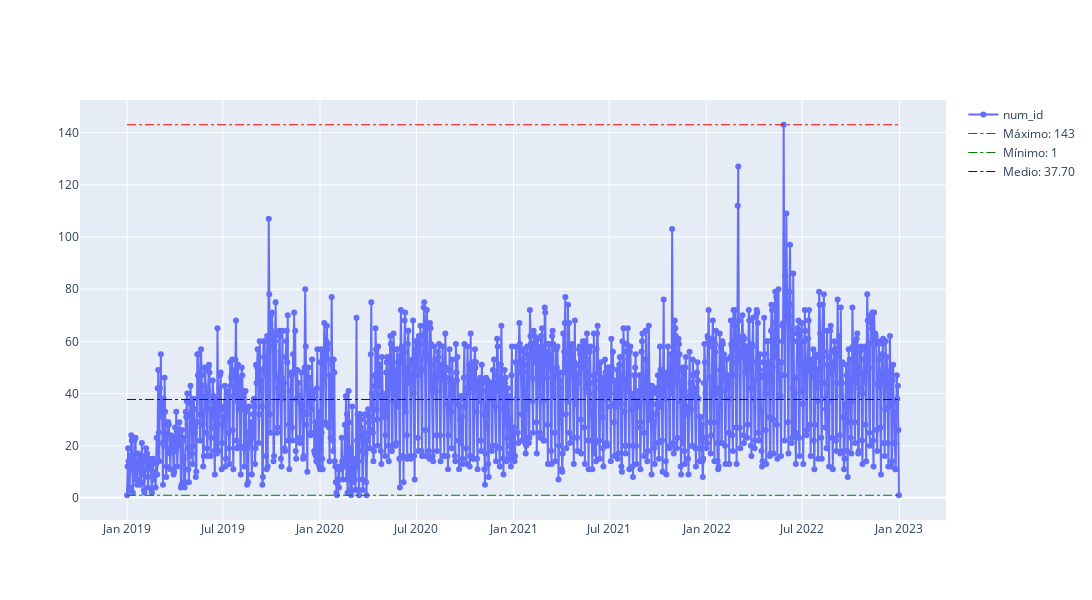

The notebook cell this image was saved under:
### Code cell
grafico_fechas(
    df=df_modelo,
    columna_fecha='fecha_creacion',
    columna_id_usuario='numero_de_usuarios',
    fecha_inicio='2019-01-01',
    fecha_fin='2022-12-31'
)

### Figure 1 — Plotly figure (JSON) as saved in the notebook; plotly's stock layout.template omitted (floating-point values rounded to 4 significant figures; data arrays with more than 128 entries replaced by an {"elided": "..."} marker saying what was removed)
{"data": [{"mode": "lines+markers", "name": "num_id", "type": "scatter", "x": {"elided": "1454 str values"}, "y": {"elided": "1454 int values"}}, {"line": {"color": "Red", "dash": "dashdot", "width": 1}, "mode": "lines", "name": "Máximo: 143", "type": "scatter", "x": ["2019-01-01T00:00:00", "2022-12-31T00:00:00"], "y": [143, 143]}, {"line": {"color": "Green", "dash": "dashdot", "width": 1}, "mode": "lines", "name": "Mínimo: 1", "type": "scatter", "x": ["2019-01-01T00:00:00", "2022-12-31T00:00:00"], "y": [1, 1]}, {"line": {"color": "Blue", "dash": "dashdot", "width": 1}, "mode": "lines", "name": "Medio: 37.70", "type": "scatter", "x": ["2019-01-01T00:00:00", "2022-12-31T00:00:00"], "y": [37.7, 37.7]}], "layout": {"autosize": false, "height": 600, "width": 1700}}
